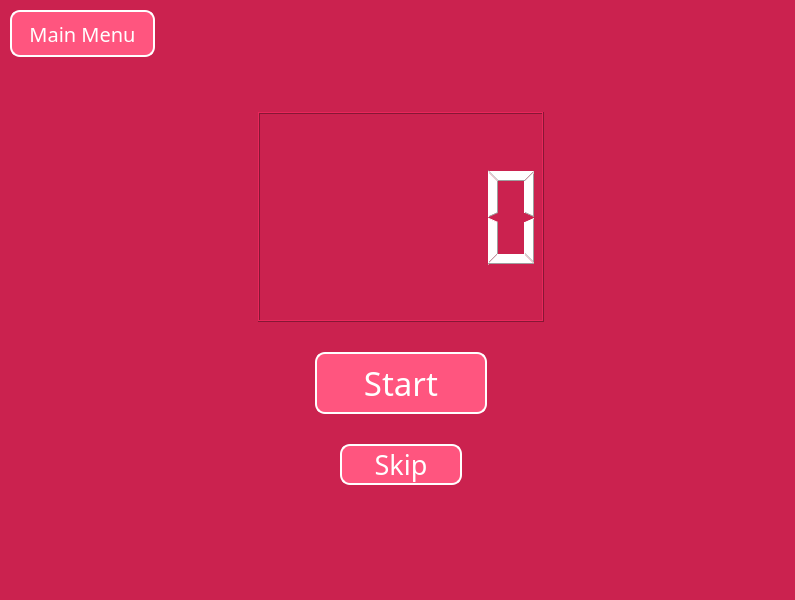
<?xml version="1.0" encoding="UTF-8"?>
<ui version="4.0">
 <class>Widget</class>
 <widget class="QWidget" name="Widget">
  <property name="geometry">
   <rect>
    <x>0</x>
    <y>0</y>
    <width>795</width>
    <height>600</height>
   </rect>
  </property>
  <property name="windowTitle">
   <string>Widget</string>
  </property>
  <property name="styleSheet">
   <string notr="true">background-color: rgb(133, 92, 119);</string>
  </property>
  <widget class="QWidget" name="shortBreakWidget" native="true">
   <property name="geometry">
    <rect>
     <x>0</x>
     <y>0</y>
     <width>800</width>
     <height>600</height>
    </rect>
   </property>
   <property name="styleSheet">
    <string notr="true">background-color: rgb(203, 34, 79);
color:rgb(255, 255, 255);</string>
   </property>
   <widget class="QPushButton" name="goToMainMenuButton">
    <property name="geometry">
     <rect>
      <x>10</x>
      <y>10</y>
      <width>145</width>
      <height>47</height>
     </rect>
    </property>
    <property name="font">
     <font>
      <family>Chalkboard</family>
      <pointsize>15</pointsize>
     </font>
    </property>
    <property name="cursor">
     <cursorShape>PointingHandCursor</cursorShape>
    </property>
    <property name="styleSheet">
     <string notr="true">background-color: rgb(255, 85, 127);
border-style:outset;
border-width:2px;
border-radius:10px;
border-color:white;
padding:6px;
</string>
    </property>
    <property name="text">
     <string>Main Menu</string>
    </property>
   </widget>
   <widget class="QWidget" name="verticalLayoutWidget">
    <property name="geometry">
     <rect>
      <x>246</x>
      <y>100</y>
      <width>309</width>
      <height>397</height>
     </rect>
    </property>
    <layout class="QVBoxLayout" name="verticalLayout" stretch="8,0,3,0,2">
     <property name="spacing">
      <number>10</number>
     </property>
     <property name="leftMargin">
      <number>12</number>
     </property>
     <property name="topMargin">
      <number>12</number>
     </property>
     <property name="rightMargin">
      <number>11</number>
     </property>
     <property name="bottomMargin">
      <number>12</number>
     </property>
     <item>
      <widget class="QLCDNumber" name="timeLabel"/>
     </item>
     <item>
      <spacer name="verticalSpacer">
       <property name="orientation">
        <enum>Qt::Vertical</enum>
       </property>
       <property name="sizeHint" stdset="0">
        <size>
         <width>20</width>
         <height>20</height>
        </size>
       </property>
      </spacer>
     </item>
     <item>
      <layout class="QHBoxLayout" name="horizontalLayout" stretch="1,3,1">
       <item>
        <spacer name="horizontalSpacer_2">
         <property name="orientation">
          <enum>Qt::Horizontal</enum>
         </property>
         <property name="sizeHint" stdset="0">
          <size>
           <width>40</width>
           <height>20</height>
          </size>
         </property>
        </spacer>
       </item>
       <item>
        <widget class="QPushButton" name="startButton">
         <property name="font">
          <font>
           <family>Chalkboard</family>
           <pointsize>25</pointsize>
          </font>
         </property>
         <property name="cursor">
          <cursorShape>PointingHandCursor</cursorShape>
         </property>
         <property name="styleSheet">
          <string notr="true">background-color: rgb(255, 85, 127);
border-style:outset;
border-width:2px;
border-radius:10px;
border-color:white;
padding:6px;
</string>
         </property>
         <property name="text">
          <string>Start</string>
         </property>
        </widget>
       </item>
       <item>
        <spacer name="horizontalSpacer">
         <property name="orientation">
          <enum>Qt::Horizontal</enum>
         </property>
         <property name="sizeHint" stdset="0">
          <size>
           <width>40</width>
           <height>20</height>
          </size>
         </property>
        </spacer>
       </item>
      </layout>
     </item>
     <item>
      <spacer name="verticalSpacer_2">
       <property name="orientation">
        <enum>Qt::Vertical</enum>
       </property>
       <property name="sizeHint" stdset="0">
        <size>
         <width>20</width>
         <height>20</height>
        </size>
       </property>
      </spacer>
     </item>
     <item>
      <layout class="QHBoxLayout" name="horizontalLayout_2" stretch="2,3,2">
       <item>
        <spacer name="horizontalSpacer_3">
         <property name="orientation">
          <enum>Qt::Horizontal</enum>
         </property>
         <property name="sizeHint" stdset="0">
          <size>
           <width>40</width>
           <height>20</height>
          </size>
         </property>
        </spacer>
       </item>
       <item>
        <widget class="QPushButton" name="skipButton">
         <property name="font">
          <font>
           <family>Chalkboard</family>
           <pointsize>20</pointsize>
          </font>
         </property>
         <property name="cursor">
          <cursorShape>PointingHandCursor</cursorShape>
         </property>
         <property name="styleSheet">
          <string notr="true">background-color: rgb(255, 85, 127);
border-style:outset;
border-width:2px;
border-radius:10px;
border-color:white;

</string>
         </property>
         <property name="text">
          <string>Skip</string>
         </property>
        </widget>
       </item>
       <item>
        <spacer name="horizontalSpacer_4">
         <property name="orientation">
          <enum>Qt::Horizontal</enum>
         </property>
         <property name="sizeHint" stdset="0">
          <size>
           <width>40</width>
           <height>20</height>
          </size>
         </property>
        </spacer>
       </item>
      </layout>
     </item>
    </layout>
   </widget>
  </widget>
 </widget>
 <resources/>
 <connections/>
</ui>
